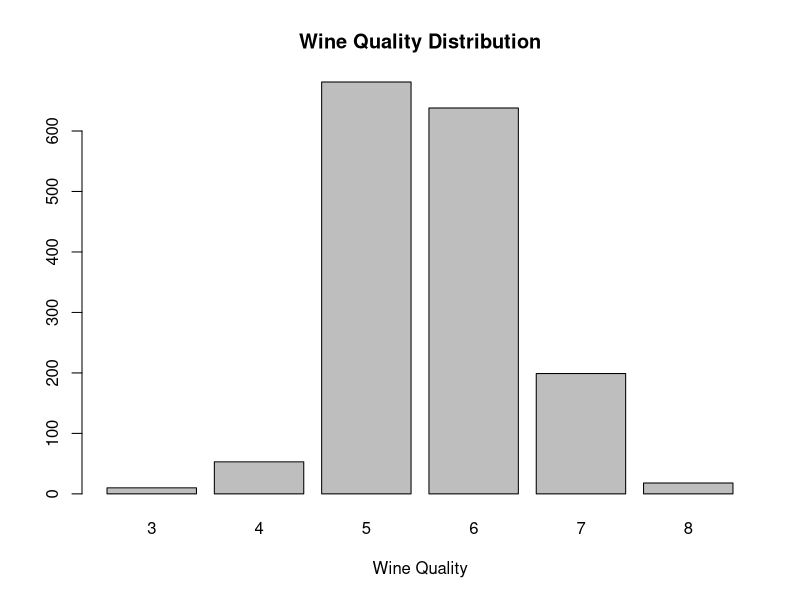
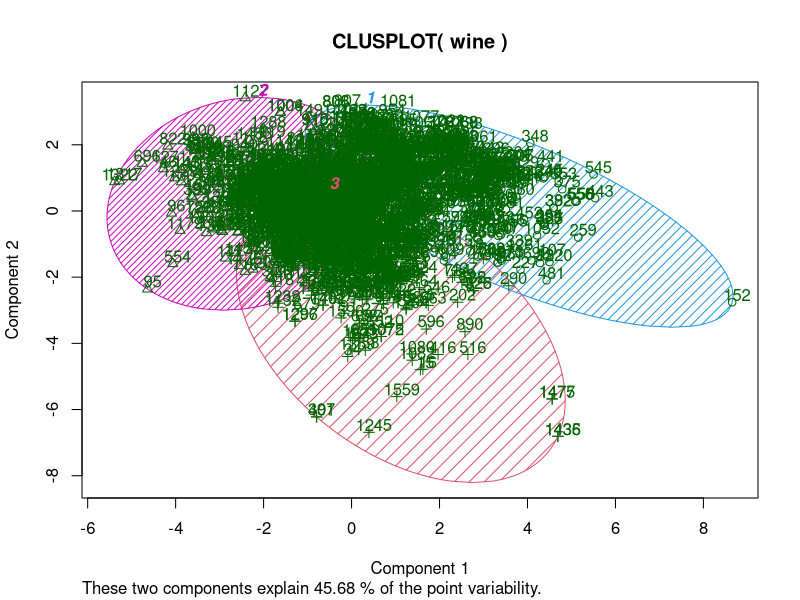
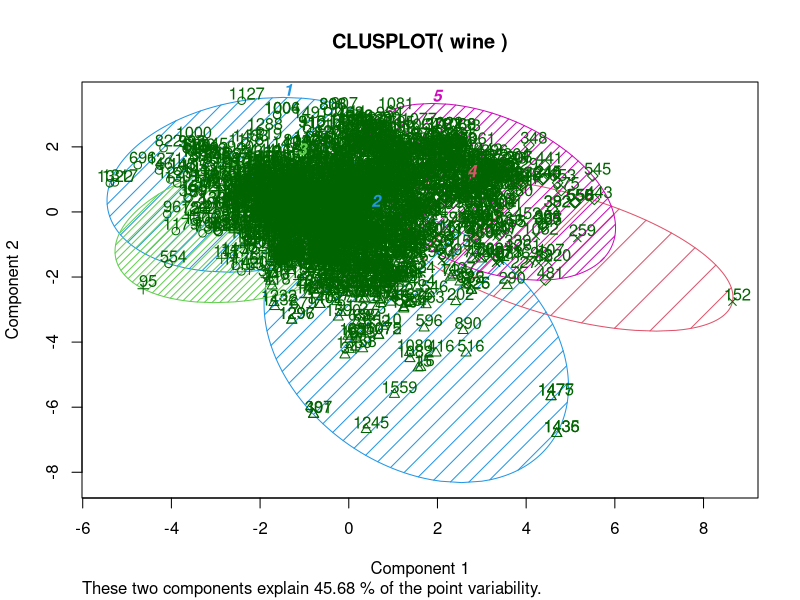
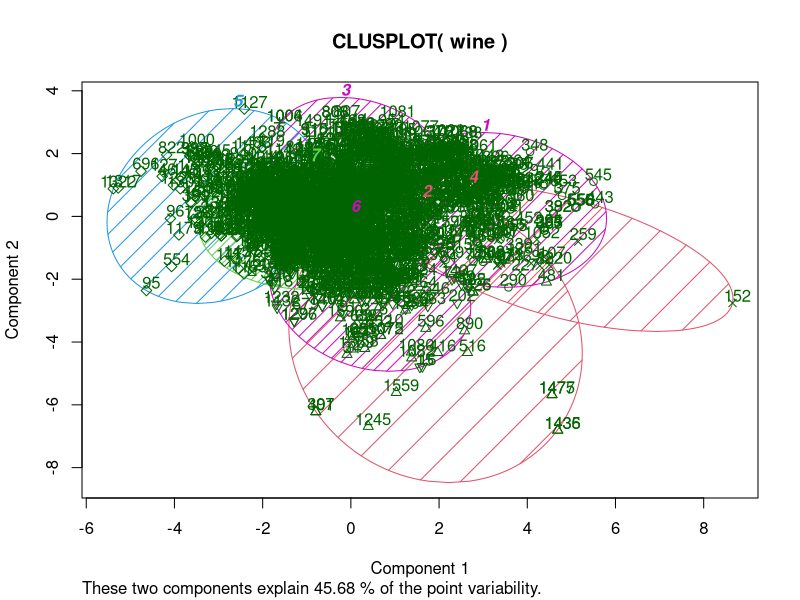

The R script that drew these images, in order:
# Assignment 5
# by Kenneth Lulie, Data 630 - Ami Gates
# Created 11/16
#Worked on 11/17

#Set random seed so it is reproducible
set.seed(1234)

#Load cluster package
library("cluster")
#load dplyr to assist in column removal
library(dplyr)

#Read the CSV file. and set working directory
setwd("D:/UMUC/630/Week 11/Assignment 5")
origwine <- read.csv("winequality_red.csv")


#Set up a DF to work off of
wine <- origwine

#we can see that the vast majority of the observations are in 5 6 and 7.  We will move all 3s and 4s to 5 and all 8s to 7s.
#and then have low quality, medium quality, high quality.
summary(origwine)

# data looks fine.
summary(wine)

#Need to remove quality before clustering
wine <- select(wine, -quality)

#Scale variable before using in clustering
wine <- scale(wine)

# data looks fine.
summary(wine)





### Data exploration
counts <- table(origwine$quality)
barplot(counts, main="Wine Quality Distribution", 
        xlab="Wine Quality")




#set quality to factor in original
#Transform all to 3 groups
origwine$quality[origwine$quality == 3] <- 5
origwine$quality[origwine$quality == 4] <- 5
origwine$quality[origwine$quality == 8] <- 7







######## Model One - 3 clusters



#Run the method and store the result in kc variable
kc1<-kmeans(wine, 3, nstart = 10)



#Cluster to class evaluation
table(origwine$quality, kc1$cluster)
#Do cluster plot
clusplot(wine, kc1$cluster, color=TRUE, shade=TRUE, labels=2, lines=0)

print(kc1)
kc1$betweenss
kc1$iter


######## Model Two - 5 clusters



#Run the method and store the result in kc variable
kc2<-kmeans(wine, 5, nstart = 10)



#Cluster to class evaluation
table(origwine$quality, kc2$cluster)

#Do cluster plot
clusplot(wine, kc2$cluster, color=TRUE, shade=TRUE, labels=2, lines=0)


print(kc2)
kc2$betweenss
kc2$iter  





######## Model Three - 7 clusters



#Run the method and store the result in kc variable
kc3<-kmeans(wine, 7, nstart = 10)


#Cluster to class evaluation
table(origwine$qual, kc3$cluster)

#Do cluster plot
clusplot(wine, kc3$cluster, color=TRUE, shade=TRUE, labels=2, lines=0)



print(kc3)
kc3$betweenss
kc3$iter






### Centroids 3 and 4 evaluation
## Create new DF, add kc3 cluster results
C <- origwine
C$index <- kc3$cluster


##Create DF with only objects where the cluster assigned was 3
#careful on capitalization here
C3 <- subset(C, index == 3)
#use summary to get means.
summary (C3)
##Repeat above for 4

C4 <- subset(C, index == 4)
summary (C4)











